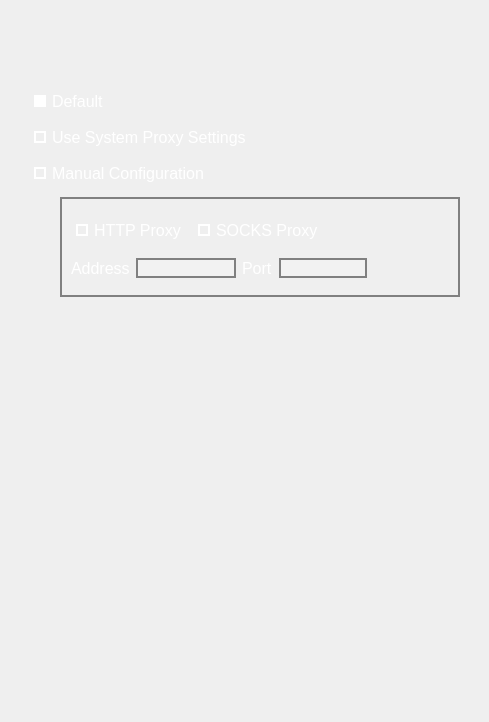
              <widget class="QWidget" name="proxySettingsPage">
               <layout class="QVBoxLayout" name="verticalLayout_21">
                <property name="spacing">
                 <number>0</number>
                </property>
                <property name="leftMargin">
                 <number>20</number>
                </property>
                <property name="topMargin">
                 <number>9</number>
                </property>
                <property name="rightMargin">
                 <number>9</number>
                </property>
                <property name="bottomMargin">
                 <number>9</number>
                </property>
                <item>
                 <spacer name="verticalSpacer_7">
                  <property name="orientation">
                   <enum>Qt::Vertical</enum>
                  </property>
                  <property name="sizeType">
                   <enum>QSizePolicy::Fixed</enum>
                  </property>
                  <property name="sizeHint" stdset="0">
                   <size>
                    <width>20</width>
                    <height>68</height>
                   </size>
                  </property>
                 </spacer>
                </item>
                <item>
                 <widget class="QFrame" name="verticalFrame_2">
                  <property name="minimumSize">
                   <size>
                    <width>250</width>
                    <height>0</height>
                   </size>
                  </property>
                  <property name="maximumSize">
                   <size>
                    <width>250</width>
                    <height>16777215</height>
                   </size>
                  </property>
                  <property name="styleSheet">
                   <string notr="true">background-color: rgba(0, 0, 0,0);
border:none;</string>
                  </property>
                  <layout class="QVBoxLayout" name="verticalLayout_23">
                   <item>
                    <widget class="QRadioButton" name="option1">
                     <property name="font">
                      <font>
                       <pointsize>12</pointsize>
                       <bold>false</bold>
                      </font>
                     </property>
                     <property name="styleSheet">
                      <string notr="true">QRadioButton {
    background-color: transparent;
    color: #ffffff;
    padding: 5px;
    border: none;
}

QRadioButton::indicator {
    width: 8px;
    height: 8px;
    border-radius: 8px;
    border: 2px solid #ffffff;
}

QRadioButton::indicator:checked {
    background-color: #ffffff;
}
</string>
                     </property>
                     <property name="text">
                      <string>Default</string>
                     </property>
                     <property name="checked">
                      <bool>true</bool>
                     </property>
                    </widget>
                   </item>
                   <item>
                    <widget class="QRadioButton" name="option2">
                     <property name="font">
                      <font>
                       <pointsize>12</pointsize>
                      </font>
                     </property>
                     <property name="styleSheet">
                      <string notr="true">QRadioButton {
    background-color: transparent;
    color: #ffffff;
    padding: 5px;
    border: none;
}

QRadioButton::indicator {
    width: 8px;
    height: 8px;
    border-radius: 8px;
    border: 2px solid #ffffff;
}

QRadioButton::indicator:checked {
    background-color: #ffffff;
}
</string>
                     </property>
                     <property name="text">
                      <string>Use System Proxy Settings</string>
                     </property>
                    </widget>
                   </item>
                   <item>
                    <widget class="QRadioButton" name="man">
                     <property name="font">
                      <font>
                       <pointsize>12</pointsize>
                      </font>
                     </property>
                     <property name="styleSheet">
                      <string notr="true">QRadioButton {
    background-color: transparent;
    color: #ffffff;
    padding: 5px;
    border: none;
}

QRadioButton::indicator {
    width: 8px;
    height: 8px;
    border-radius: 8px;
    border: 2px solid #ffffff;
}

QRadioButton::indicator:checked {
    background-color: #ffffff;
}
</string>
                     </property>
                     <property name="text">
                      <string>Manual Configuration</string>
                     </property>
                    </widget>
                   </item>
                  </layout>
                 </widget>
                </item>
                <item>
                 <layout class="QGridLayout" name="gridLayout_5">
                  <property name="verticalSpacing">
                   <number>0</number>
                  </property>
                  <item row="0" column="2">
                   <widget class="QFrame" name="frame_4">
                    <property name="minimumSize">
                     <size>
                      <width>400</width>
                      <height>100</height>
                     </size>
                    </property>
                    <property name="maximumSize">
                     <size>
                      <width>400</width>
                      <height>100</height>
                     </size>
                    </property>
                    <property name="styleSheet">
                     <string notr="true">background-color: rgba(0, 0, 0,0);
border: 2px solid grey</string>
                    </property>
                    <property name="frameShape">
                     <enum>QFrame::StyledPanel</enum>
                    </property>
                    <property name="frameShadow">
                     <enum>QFrame::Raised</enum>
                    </property>
                    <layout class="QGridLayout" name="gridLayout_4">
                     <item row="1" column="0">
                      <widget class="QLabel" name="add">
                       <property name="enabled">
                        <bool>true</bool>
                       </property>
                       <property name="font">
                        <font>
                         <pointsize>12</pointsize>
                        </font>
                       </property>
                       <property name="styleSheet">
                        <string notr="true">color:rgb(255, 255, 255);
background-color: rgba(0, 0, 0,0);
border:none;</string>
                       </property>
                       <property name="text">
                        <string>Address</string>
                       </property>
                      </widget>
                     </item>
                     <item row="0" column="0" colspan="2">
                      <widget class="QRadioButton" name="op1">
                       <property name="enabled">
                        <bool>true</bool>
                       </property>
                       <property name="font">
                        <font>
                         <pointsize>12</pointsize>
                        </font>
                       </property>
                       <property name="styleSheet">
                        <string notr="true">QRadioButton {
    background-color: transparent;
    color: #ffffff;
    padding: 5px;
    border: none;
}

QRadioButton::indicator {
    width: 8px;
    height: 8px;
    border-radius: 8px;
    border: 2px solid #ffffff;
}

QRadioButton::indicator:checked {
    background-color: #ffffff;
}
</string>
                       </property>
                       <property name="text">
                        <string>HTTP Proxy</string>
                       </property>
                      </widget>
                     </item>
                     <item row="0" column="2" colspan="3">
                      <widget class="QRadioButton" name="op2">
                       <property name="enabled">
                        <bool>true</bool>
                       </property>
                       <property name="font">
                        <font>
                         <pointsize>12</pointsize>
                        </font>
                       </property>
                       <property name="styleSheet">
                        <string notr="true">QRadioButton {
    background-color: transparent;
    color: #ffffff;
    padding: 5px;
    border: none;
}

QRadioButton::indicator {
    width: 8px;
    height: 8px;
    border-radius: 8px;
    border: 2px solid #ffffff;
}

QRadioButton::indicator:checked {
    background-color: #ffffff;
}
</string>
                       </property>
                       <property name="text">
                        <string>SOCKS Proxy</string>
                       </property>
                      </widget>
                     </item>
                     <item row="1" column="3">
                      <widget class="QLabel" name="port">
                       <property name="enabled">
                        <bool>true</bool>
                       </property>
                       <property name="font">
                        <font>
                         <pointsize>12</pointsize>
                        </font>
                       </property>
                       <property name="styleSheet">
                        <string notr="true">background-color: rgba(0, 0, 0,0);
color: rgb(255, 255, 255);
border:none;</string>
                       </property>
                       <property name="text">
                        <string>Port</string>
                       </property>
                      </widget>
                     </item>
                     <item row="1" column="1" colspan="2">
                      <widget class="QLineEdit" name="add_inp">
                       <property name="enabled">
                        <bool>true</bool>
                       </property>
                       <property name="minimumSize">
                        <size>
                         <width>100</width>
                         <height>0</height>
                        </size>
                       </property>
                       <property name="maximumSize">
                        <size>
                         <width>100</width>
                         <height>16777215</height>
                        </size>
                       </property>
                       <property name="styleSheet">
                        <string notr="true">background-color: rgba(255, 255, 255,50);</string>
                       </property>
                      </widget>
                     </item>
                     <item row="1" column="4">
                      <widget class="QLineEdit" name="port_inp">
                       <property name="enabled">
                        <bool>true</bool>
                       </property>
                       <property name="styleSheet">
                        <string notr="true">background-color: rgba(255, 255, 255,50);</string>
                       </property>
                      </widget>
                     </item>
                     <item row="0" column="5">
                      <spacer name="horizontalSpacer_5">
                       <property name="orientation">
                        <enum>Qt::Horizontal</enum>
                       </property>
                       <property name="sizeHint" stdset="0">
                        <size>
                         <width>688</width>
                         <height>20</height>
                        </size>
                       </property>
                      </spacer>
                     </item>
                    </layout>
                   </widget>
                  </item>
                  <item row="0" column="3">
                   <spacer name="horizontalSpacer_3">
                    <property name="orientation">
                     <enum>Qt::Horizontal</enum>
                    </property>
                    <property name="sizeType">
                     <enum>QSizePolicy::MinimumExpanding</enum>
                    </property>
                    <property name="sizeHint" stdset="0">
                     <size>
                      <width>20</width>
                      <height>20</height>
                     </size>
                    </property>
                   </spacer>
                  </item>
                  <item row="0" column="0">
                   <spacer name="horizontalSpacer_10">
                    <property name="orientation">
                     <enum>Qt::Horizontal</enum>
                    </property>
                    <property name="sizeType">
                     <enum>QSizePolicy::Preferred</enum>
                    </property>
                    <property name="sizeHint" stdset="0">
                     <size>
                      <width>40</width>
                      <height>20</height>
                     </size>
                    </property>
                   </spacer>
                  </item>
                 </layout>
                </item>
                <item>
                 <spacer name="verticalSpacer_9">
                  <property name="orientation">
                   <enum>Qt::Vertical</enum>
                  </property>
                  <property name="sizeHint" stdset="0">
                   <size>
                    <width>20</width>
                    <height>416</height>
                   </size>
                  </property>
                 </spacer>
                </item>
               </layout>
              </widget>
